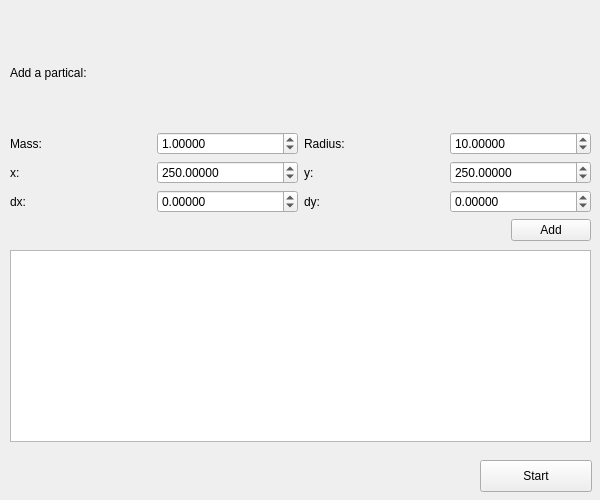
<?xml version="1.0" encoding="UTF-8"?>
<ui version="4.0">
 <class>MainWindow</class>
 <widget class="QMainWindow" name="MainWindow">
  <property name="geometry">
   <rect>
    <x>0</x>
    <y>0</y>
    <width>600</width>
    <height>500</height>
   </rect>
  </property>
  <property name="windowTitle">
   <string>MainWindow</string>
  </property>
  <widget class="QWidget" name="centralwidget">
   <widget class="QWidget" name="verticalLayoutWidget">
    <property name="geometry">
     <rect>
      <x>10</x>
      <y>20</y>
      <width>581</width>
      <height>221</height>
     </rect>
    </property>
    <layout class="QVBoxLayout" name="verticalLayout">
     <item>
      <layout class="QHBoxLayout" name="horizontalLayout_4">
       <item>
        <widget class="QLabel" name="label">
         <property name="text">
          <string>Add a partical:</string>
         </property>
        </widget>
       </item>
      </layout>
     </item>
     <item>
      <layout class="QHBoxLayout" name="horizontalLayout">
       <property name="sizeConstraint">
        <enum>QLayout::SetDefaultConstraint</enum>
       </property>
       <item>
        <widget class="QLabel" name="label_2">
         <property name="text">
          <string>Mass:</string>
         </property>
        </widget>
       </item>
       <item>
        <widget class="QDoubleSpinBox" name="massInput">
         <property name="decimals">
          <number>5</number>
         </property>
         <property name="maximum">
          <double>32768.000000000000000</double>
         </property>
         <property name="singleStep">
          <double>0.100000000000000</double>
         </property>
         <property name="value">
          <double>1.000000000000000</double>
         </property>
        </widget>
       </item>
       <item>
        <widget class="QLabel" name="label_7">
         <property name="text">
          <string>Radius:</string>
         </property>
        </widget>
       </item>
       <item>
        <widget class="QDoubleSpinBox" name="rInput">
         <property name="decimals">
          <number>5</number>
         </property>
         <property name="maximum">
          <double>32768.000000000000000</double>
         </property>
         <property name="singleStep">
          <double>0.100000000000000</double>
         </property>
         <property name="value">
          <double>10.000000000000000</double>
         </property>
        </widget>
       </item>
      </layout>
     </item>
     <item>
      <layout class="QHBoxLayout" name="horizontalLayout_2">
       <item>
        <widget class="QLabel" name="label_3">
         <property name="text">
          <string>x:</string>
         </property>
        </widget>
       </item>
       <item>
        <widget class="QDoubleSpinBox" name="xInput">
         <property name="decimals">
          <number>5</number>
         </property>
         <property name="minimum">
          <double>-1024.000000000000000</double>
         </property>
         <property name="maximum">
          <double>1024.000000000000000</double>
         </property>
         <property name="singleStep">
          <double>0.100000000000000</double>
         </property>
         <property name="value">
          <double>250.000000000000000</double>
         </property>
        </widget>
       </item>
       <item>
        <widget class="QLabel" name="label_4">
         <property name="text">
          <string>y:</string>
         </property>
        </widget>
       </item>
       <item>
        <widget class="QDoubleSpinBox" name="yInput">
         <property name="decimals">
          <number>5</number>
         </property>
         <property name="minimum">
          <double>-1024.000000000000000</double>
         </property>
         <property name="maximum">
          <double>1024.000000000000000</double>
         </property>
         <property name="singleStep">
          <double>0.100000000000000</double>
         </property>
         <property name="value">
          <double>250.000000000000000</double>
         </property>
        </widget>
       </item>
      </layout>
     </item>
     <item>
      <layout class="QHBoxLayout" name="horizontalLayout_5">
       <item>
        <widget class="QLabel" name="label_6">
         <property name="text">
          <string>dx:</string>
         </property>
        </widget>
       </item>
       <item>
        <widget class="QDoubleSpinBox" name="dxInput">
         <property name="decimals">
          <number>5</number>
         </property>
         <property name="minimum">
          <double>-256.000000000000000</double>
         </property>
         <property name="maximum">
          <double>256.000000000000000</double>
         </property>
         <property name="singleStep">
          <double>0.100000000000000</double>
         </property>
        </widget>
       </item>
       <item>
        <widget class="QLabel" name="label_5">
         <property name="text">
          <string>dy:</string>
         </property>
        </widget>
       </item>
       <item>
        <widget class="QDoubleSpinBox" name="dyInput">
         <property name="decimals">
          <number>5</number>
         </property>
         <property name="minimum">
          <double>-256.000000000000000</double>
         </property>
         <property name="maximum">
          <double>256.000000000000000</double>
         </property>
         <property name="singleStep">
          <double>0.100000000000000</double>
         </property>
        </widget>
       </item>
      </layout>
     </item>
     <item>
      <layout class="QHBoxLayout" name="horizontalLayout_3">
       <item>
        <spacer name="horizontalSpacer">
         <property name="orientation">
          <enum>Qt::Horizontal</enum>
         </property>
         <property name="sizeHint" stdset="0">
          <size>
           <width>40</width>
           <height>20</height>
          </size>
         </property>
        </spacer>
       </item>
       <item>
        <widget class="QPushButton" name="addBtn">
         <property name="text">
          <string>Add</string>
         </property>
        </widget>
       </item>
      </layout>
     </item>
    </layout>
   </widget>
   <widget class="QTableWidget" name="particalsTable">
    <property name="geometry">
     <rect>
      <x>10</x>
      <y>250</y>
      <width>581</width>
      <height>192</height>
     </rect>
    </property>
   </widget>
   <widget class="QPushButton" name="startBtn">
    <property name="geometry">
     <rect>
      <x>480</x>
      <y>460</y>
      <width>112</width>
      <height>32</height>
     </rect>
    </property>
    <property name="text">
     <string>Start</string>
    </property>
   </widget>
  </widget>
 </widget>
 <tabstops>
  <tabstop>massInput</tabstop>
  <tabstop>rInput</tabstop>
  <tabstop>xInput</tabstop>
  <tabstop>yInput</tabstop>
  <tabstop>dxInput</tabstop>
  <tabstop>dyInput</tabstop>
  <tabstop>addBtn</tabstop>
  <tabstop>startBtn</tabstop>
  <tabstop>particalsTable</tabstop>
 </tabstops>
 <resources/>
 <connections/>
</ui>
